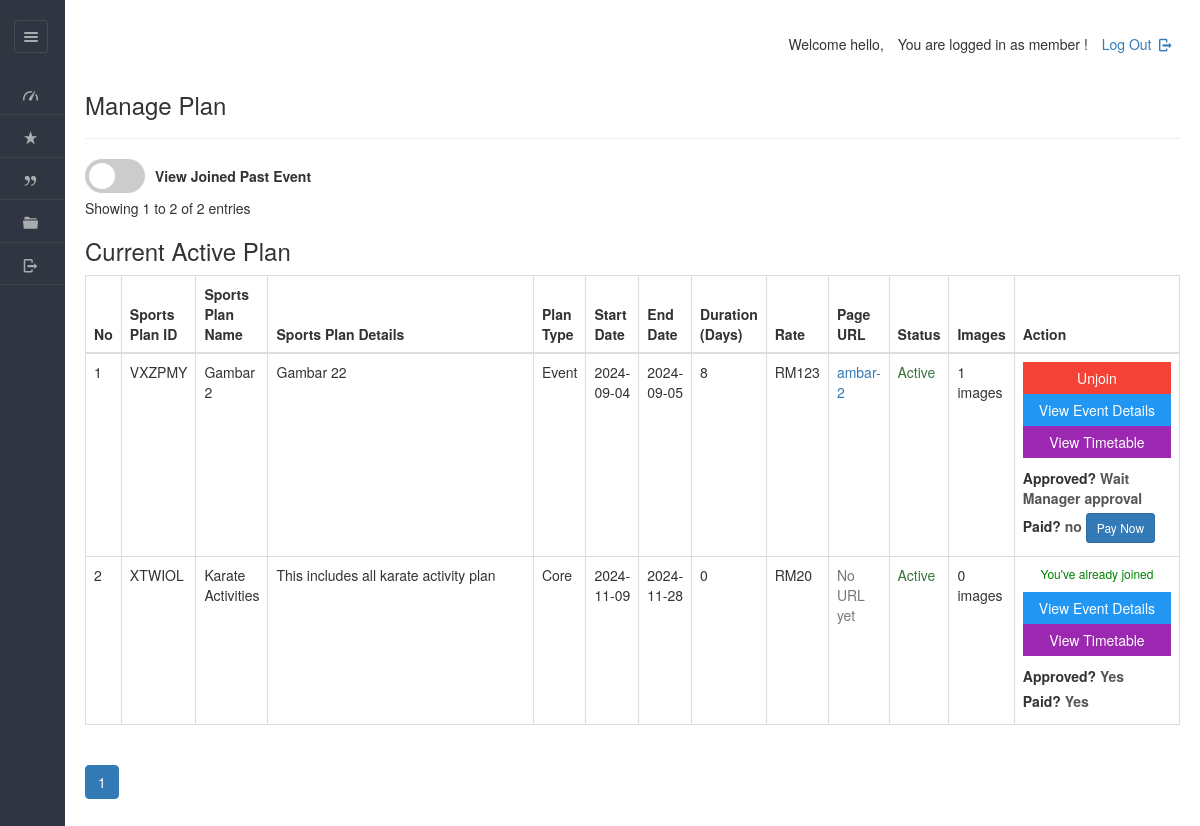
Page /dashboard/member/view_plan.php (signed in) on the earlier database version.
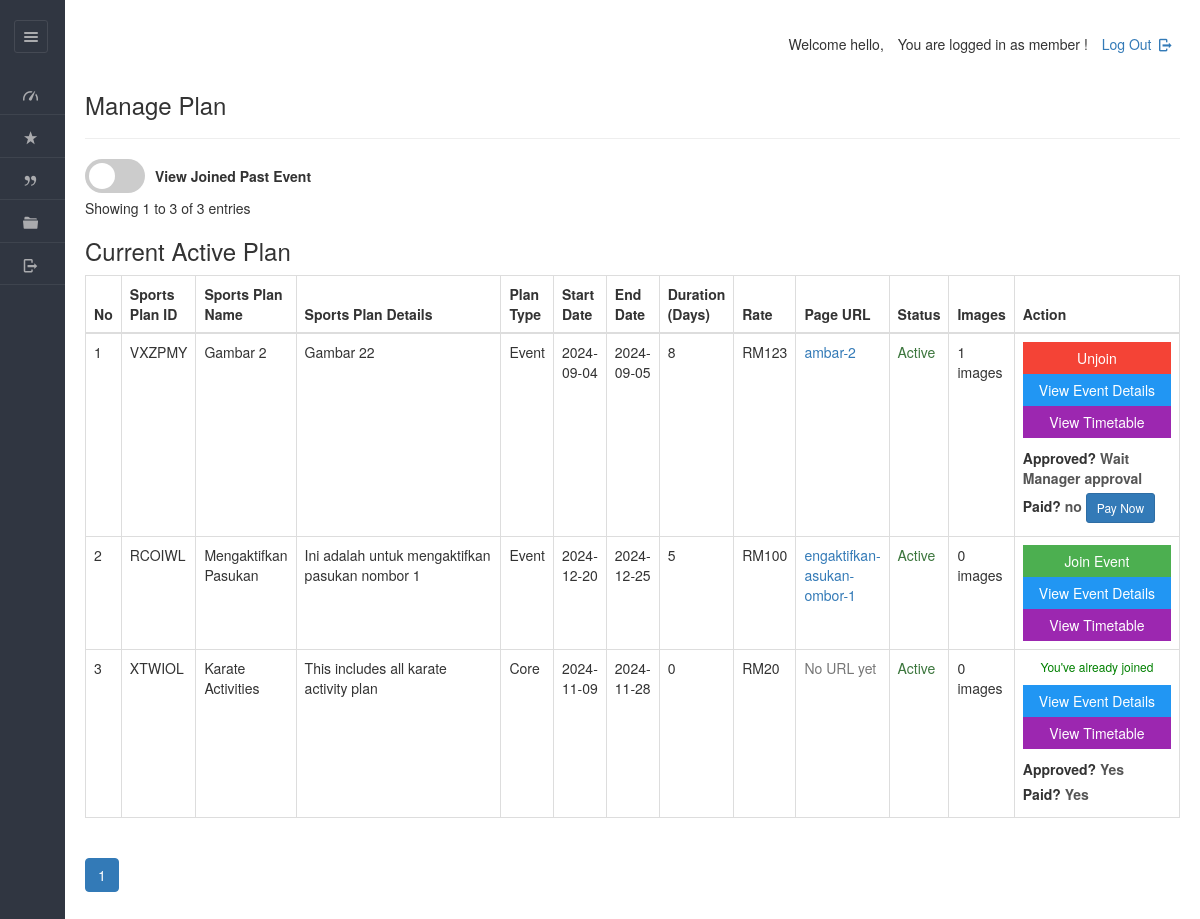
Same page on the later database version.
### tables this page shows
CREATE TABLE IF NOT EXISTS `plan` (
  `planid` varchar(8) NOT NULL,
  `tid` varchar(45) DEFAULT NULL,
  `planName` varchar(20) NOT NULL,
  `description` varchar(200) NOT NULL,
  `planType` varchar(50) NOT NULL,
  `startDate` varchar(50) NOT NULL,
  `endDate` varchar(50) NOT NULL,
  `duration` int NOT NULL,
  `validity` varchar(20) NOT NULL DEFAULT 'Lifetime',
  `amount` int DEFAULT '0',
  `active` varchar(255) NOT NULL,
  PRIMARY KEY (`planid`),
  KEY `idx_plan_name` (`planName`),
  KEY `idx_plan_type` (`planType`),
  KEY `idx_description` (`description`),
  KEY `idx_active` (`active`)
);

CREATE TABLE IF NOT EXISTS `enrolls_to` (
  `et_id` int NOT NULL AUTO_INCREMENT,
  `planid` varchar(8) NOT NULL,
  `userid` varchar(20) NOT NULL,
  `paid_date` varchar(40) DEFAULT NULL,
  `expire` varchar(40) DEFAULT NULL,
  `hasPaid` varchar(5) NOT NULL DEFAULT 'no',
  `hasApproved` varchar(5) DEFAULT NULL,
  `receiptIMG` varchar(100) DEFAULT NULL,
  PRIMARY KEY (`et_id`)
);

### dashboard/member/view_plan.php (the view, shortened to what the rows shown need)
<!DOCTYPE html>
<html lang="en">
<head>
    <link rel="stylesheet" href="../../css/style.css"  id="style-resource-5">
    <link rel="stylesheet" href="../../css/dashMain.css">
    <link rel="stylesheet" type="text/css" href="../../css/entypo.css">
	<link href="a1style.css" rel="stylesheet" type="text/css">
	<link rel="stylesheet" href="https://maxcdn.bootstrapcdn.com/bootstrap/3.4.1/css/bootstrap.min.css">
	<link rel="stylesheet" href="../../css/dashboard/sidebar.css">
</head>
     <body class="page-body  page-fade" onload="collapseSidebar()">
    	<div class="page-container sidebar-collapsed" id="navbarcollapse">
    		<?php include('nav.php'); ?>
    		<div class="main-content">
<?php
$show_inactive = isset($_GET['show_inactive']) ? $_GET['show_inactive'] : 'no';
$query = "SELECT DISTINCT p.planid, p.planName, p.description, p.planType, p.startDate, p.endDate,
          p.duration, p.amount, p.active, pp.slug,
          (SELECT COUNT(*) FROM images i WHERE i.planid = p.planid) as image_count,
          (SELECT slug FROM plan_pages WHERE planid = p.planid LIMIT 1) as page_slug,
          st.tname, td.day_number, td.activities, st.tid
          FROM plan p
          LEFT JOIN plan_pages pp ON p.planid = pp.planid
          LEFT JOIN sports_timetable st ON p.planid = st.planid
          LEFT JOIN timetable_days td ON st.tid = td.tid ";
$where_conditions = [];
if ($show_inactive !== 'yes') {
    $where_conditions[] = "p.active='yes'";
}
if (!empty($where_conditions)) {
    $query .= "WHERE " . implode(" AND ", $where_conditions) . " ";
}
$query .= " GROUP BY p.planid ORDER BY p.active DESC, p.amount DESC";
$result = mysqli_query($con, $query);
$sno = 1;
?>
<table class="table table-bordered datatable" id="table-1" border="1">
    <thead>
        <tr>
            <th onclick="sortTable(0)">No</th>
            <th onclick="sortTable(1)">Sports Plan ID</th>
            <th onclick="sortTable(2)">Sports Plan Name</th>
            <th onclick="sortTable(3)">Sports Plan Details</th>
            <th onclick="sortTable(4)">Plan Type</th>
            <th onclick="sortTable(5)">Start Date</th>
            <th onclick="sortTable(6)">End Date</th>
            <th onclick="sortTable(7)">Duration (Days)</th>
            <th onclick="sortTable(8)">Rate</th>
            <th onclick="sortTable(9)">Page URL</th>
            <th onclick="sortTable(10)">Status</th>
            <th onclick="sortTable(11)">Images</th>
            <th>Action</th>
        </tr>
    </thead>
    <tbody>
        <?php
            $userid = $_SESSION['userid'];
            if (mysqli_affected_rows($con) != 0) {
                while ($row = mysqli_fetch_array($result, MYSQLI_ASSOC)) {
                    $msgid = $row['planid'];
                    $tid = $row['tid'];
                    $status_class = $row['active'] === 'yes' ? 'text-success' : 'text-danger';
                    $status_text = $row['active'] === 'yes' ? 'Active' : 'Inactive';
                    $check_query = "SELECT * FROM enrolls_to WHERE userid = '$userid' AND planid = '$msgid'";
                    $check_result = mysqli_query($con, $check_query);
                    $isPaid = "Not Yet";
                    $isApproved = "no";
                    $isJoined = false;
                    if ($enrollment = mysqli_fetch_assoc($check_result)) {
                        $isPaid = $enrollment['hasPaid'] === 'yes' ? 'Yes' : 'no';
                        $isApproved = $enrollment['hasApproved'] === 'yes' ? 'Yes' : 'Wait Manager approval';
                        $isJoined = true;
                    }
                    echo "<tr>";
                    echo "<td>" . $sno . "</td>";
                    echo "<td>" . $row['planid'] . "</td>";
                    echo "<td>" . $row['planName'] . "</td>";
                    echo "<td width='380'>" . $row['description'] . "</td>";
                    echo "<td>" . $row['planType'] . "</td>";
                    echo "<td>" . date('Y-m-d', strtotime($row['startDate'])) . "</td>";
                    echo "<td>" . date('Y-m-d', strtotime($row['endDate'])) . "</td>";
                    echo "<td>" . $row['duration'] . "</td>";
                    echo "<td>RM" . $row['amount'] . "</td>";
                    if ($row['page_slug']) {
                        $url_status = $row['active'] === 'yes' ? '' : ' (Inactive)';
                        echo "<td><a href='../../plans/" . $row['page_slug'] . "' target='_blank'>" .
                             $row['page_slug'] . $url_status . "</a></td>";
                    } else {
                        echo "<td><span class='text-muted'>No URL yet</span></td>";
                    }
                    echo "<td class='" . $status_class . "'>" . $status_text . "</td>";
                    echo "<td>" . $row['image_count'] . " images</td>";
                    echo "<td>";
                    if ($row['active'] === 'yes') {
                        if (mysqli_num_rows($check_result) > 0) {
                            $hasPaid = $enrollment['hasPaid'];
                            if ($hasPaid === 'yes') {
                                echo '<p style="color:green; width:100%; text-align:center;">You\'ve already joined</p>';
                            } else {
                                echo '<form action="unjoin_plan.php" method="POST">
                                        <input type="hidden" name="planid" value="' . $msgid . '"/>
                                        <input type="hidden" name="userid" value="' . $userid . '"/>
                                        <input type="submit" class="a1-btn a1-red" style="width:100%" value="Unjoin">
                                      </form>';
                            }
                        } else {
                            echo '<form action="join_plan.php" method="POST">
                                    <input type="hidden" name="planid" value="' . $msgid . '"/>
                                    <input type="hidden" name="userid" value="' . $userid . '"/>
                                    <input type="submit" class="a1-btn a1-green" style="width:100%" value="Join Event">
                                  </form>';
                        }
                    }
                    if (!empty($tid)) {
                        echo '<a href="../../dashboard/admin/timetable_detail.php?id=' . $tid . '&planid=' . $row['planid'] . '">
                                <input type="button" class="a1-btn a1-blue" style="width:100%" value="View Event Details">
                            </a>';
                        echo '<a href="../../dashboard/admin/timetable_detail.php?id=' . $tid . '&planid=' . $row['planid'] . '&scroll=1#timetable-details">
                                <input type="button" class="a1-btn a1-purple" style="width:100%" value="View Timetable">
                            </a>';
                    } else {
                        echo "<span class='text-muted'>No Timetable</span>";
                    }
                    if ($isJoined) {
                        echo "<div class='status-messages'>";
                        echo "<p><strong>Approved?</strong> <span class='status-text'>" . $isApproved . "</span></p>";
echo "<p><strong>Paid?</strong> <span class='status-text'>" . $isPaid . "</span>";
if ($isPaid === 'no') {
    echo " <a href='payments.php' class='btn btn-sm btn-primary ml-2'>Pay Now</a>";
}
echo "</p>";
                        echo "</div>";
                    }
                    echo "</td>";
                    $sno++;
                }
            } else {
                echo "<tr><td colspan='14' class='text-center'>No records found</td></tr>";
            }
        ?>
    </tbody>
</table>
    	</div>
    </body>
</html>

Differences in the rows shown:
added plan: planid "RCOIWL", planName "Mengaktifkan Pasukan", description "Ini adalah untuk mengaktifkan pasukan nombor 1", planType "Event", startDate "2024-12-20", endDate "2024-12-25", duration "5", amount "100", page_slug "engaktifkan-asukan-ombor-1", active "Active", image_count "0"
Other differences:
min($offset + $records_per_page, $total_records): "2" → "3"
$total_records: "2" → "3"
